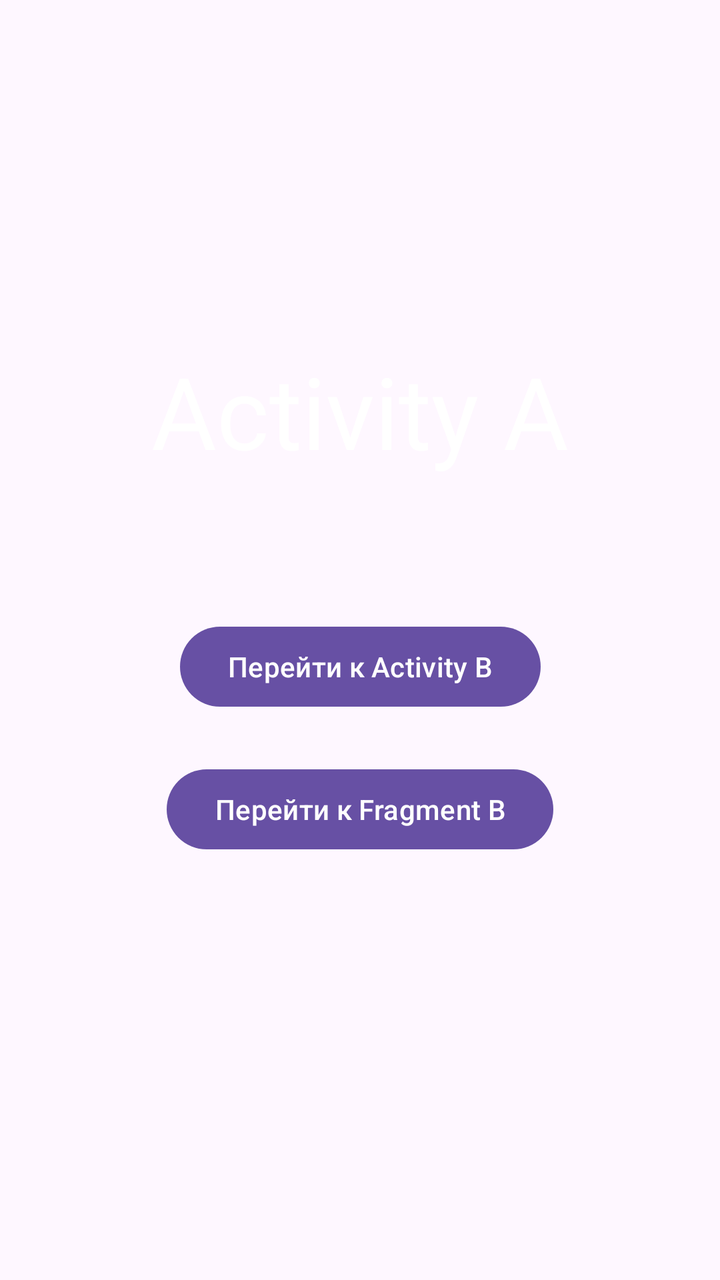
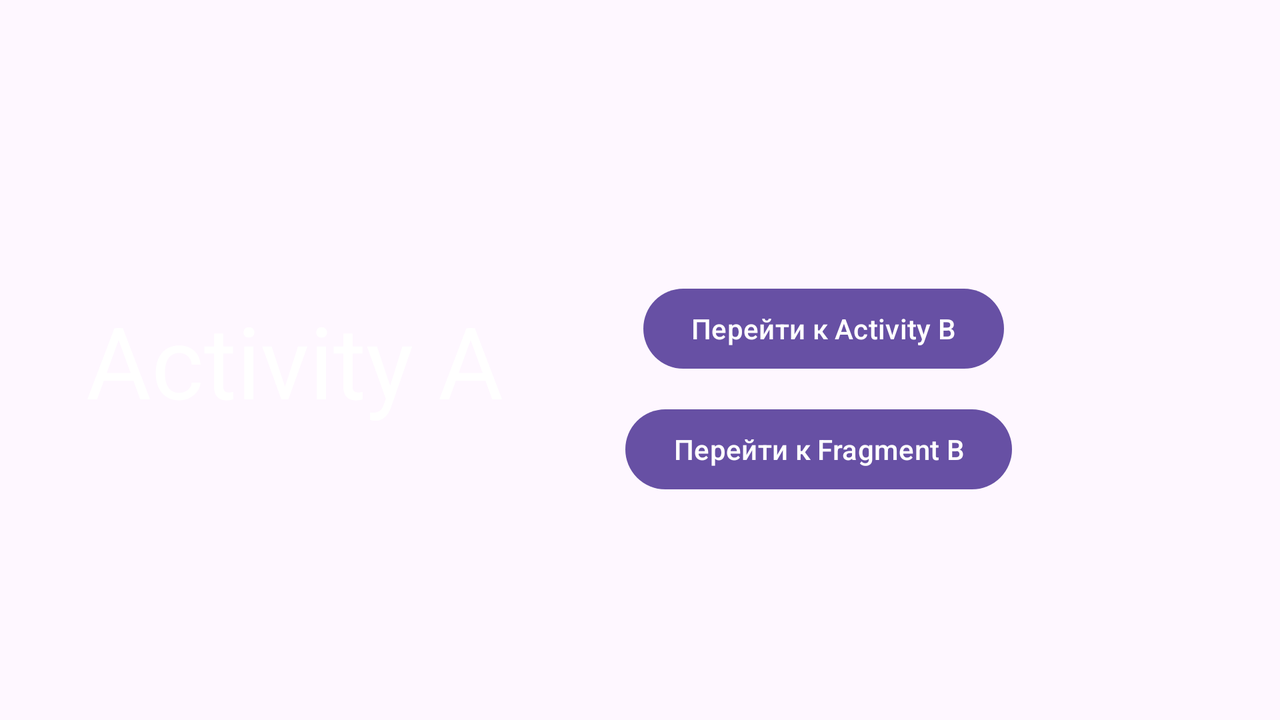

The same Android screen from two of the app's own layout files: first res/layout/ as a phone draws it, then the repository's variant for another configuration, drawn on a device whose configuration selects that folder. Both files follow.
<!-- AndroidManifest.xml: application theme Theme.NuclearAndroid_hw2 -->
<!-- res/layout/activity_main.xml -->
<?xml version="1.0" encoding="utf-8"?>
<androidx.constraintlayout.widget.ConstraintLayout
    xmlns:android="http://schemas.android.com/apk/res/android"
    xmlns:app="http://schemas.android.com/apk/res-auto"
    xmlns:tools="http://schemas.android.com/tools"
    android:id="@+id/main"
    android:background="@color/bg_a_color"
    android:layout_width="match_parent"
    android:layout_height="match_parent"
    tools:context=".MainActivity">

    <TextView
        android:id="@+id/activity_A_main_text"
        android:layout_width="wrap_content"
        android:layout_height="wrap_content"
        android:text="@string/activity_a"
        android:textSize="50sp"
        android:textColor="@color/white"
        app:layout_constraintBottom_toBottomOf="parent"
        app:layout_constraintEnd_toEndOf="parent"
        app:layout_constraintHorizontal_bias="0.5"
        app:layout_constraintStart_toStartOf="parent"
        app:layout_constraintTop_toTopOf="parent"
        app:layout_constraintVertical_bias="0.3" />

    <Button
        android:id="@+id/button_to_activity_B"
        android:layout_width="wrap_content"
        android:layout_height="wrap_content"
        android:text="@string/go_to_activity_b"
        app:layout_constraintBottom_toBottomOf="parent"
        app:layout_constraintEnd_toEndOf="parent"
        app:layout_constraintStart_toStartOf="parent"
        app:layout_constraintTop_toBottomOf="@+id/activity_A_main_text"
        app:layout_constraintVertical_bias="0.2" />

    <Button
        android:id="@+id/button_to_fragment_B"
        android:layout_width="wrap_content"
        android:layout_height="wrap_content"
        android:text="@string/go_to_fragment_b"
        app:layout_constraintBottom_toBottomOf="parent"
        app:layout_constraintEnd_toEndOf="parent"
        app:layout_constraintStart_toStartOf="parent"
        app:layout_constraintTop_toBottomOf="@+id/button_to_activity_B"
        app:layout_constraintVertical_bias="0.1" />

</androidx.constraintlayout.widget.ConstraintLayout>
<!-- resources referenced by this layout -->
<resources>
  <string name="activity_a">Activity A</string>
  <string name="go_to_activity_b">Перейти к Activity B</string>
  <string name="go_to_fragment_b">Перейти к Fragment B</string>
  <style name="Theme.NuclearAndroid_hw2" parent="Base.Theme.NuclearAndroid_hw2" />
  <style name="Base.Theme.NuclearAndroid_hw2" parent="Theme.Material3.DayNight.NoActionBar">
          
          
      </style>
</resources>
<!-- res/layout-land/activity_main.xml (the repository's variant of the layout above) -->
<!-- drawn on the phone turned sideways -->
<?xml version="1.0" encoding="utf-8"?>
<androidx.constraintlayout.widget.ConstraintLayout xmlns:android="http://schemas.android.com/apk/res/android"
    xmlns:app="http://schemas.android.com/apk/res-auto"
    android:layout_width="match_parent"
    android:background="@color/bg_a_color"
    android:layout_height="match_parent">



    <TextView
        android:id="@+id/activity_A_main_text"
        android:layout_width="wrap_content"
        android:layout_height="wrap_content"
        android:text="@string/activity_a"
        android:textColor="@color/white"
        android:textSize="50sp"
        app:layout_constraintBottom_toBottomOf="parent"
        app:layout_constraintEnd_toEndOf="parent"
        app:layout_constraintStart_toStartOf="parent"
        app:layout_constraintTop_toTopOf="parent"
        app:layout_constraintHorizontal_bias="0.1"/>

    <Button
        android:id="@+id/button_to_activity_B"
        android:layout_width="wrap_content"
        android:layout_height="wrap_content"
        android:text="@string/go_to_activity_b"
        app:layout_constraintBottom_toBottomOf="parent"
        app:layout_constraintEnd_toEndOf="parent"
        app:layout_constraintStart_toStartOf="parent"
        app:layout_constraintTop_toTopOf="parent"
        app:layout_constraintHorizontal_bias="0.7"
        app:layout_constraintVertical_bias="0.45" />

    <Button
        android:id="@+id/button_to_fragment_B"
        android:layout_width="wrap_content"
        android:layout_height="wrap_content"
        android:text="@string/go_to_fragment_b"
        app:layout_constraintBottom_toBottomOf="parent"
        app:layout_constraintEnd_toEndOf="parent"
        app:layout_constraintStart_toStartOf="parent"
        app:layout_constraintTop_toBottomOf="@+id/button_to_activity_B"
        app:layout_constraintHorizontal_bias="0.7"
        app:layout_constraintVertical_bias="0.1" />




    <LinearLayout
        android:id="@+id/linearLayout"
        android:layout_width="match_parent"
        android:layout_height="match_parent"
        android:orientation="horizontal"
        android:baselineAligned="false">

        <FrameLayout
            android:id="@+id/fragment_container_a"
            android:layout_width="0dp"
            android:layout_height="match_parent"
            android:layout_weight="1">

        </FrameLayout>

        <FrameLayout
            android:id="@+id/fragment_container_b"
            android:layout_width="0dp"
            android:layout_height="match_parent"
            android:layout_weight="1" >

        </FrameLayout>
    </LinearLayout>

</androidx.constraintlayout.widget.ConstraintLayout>
